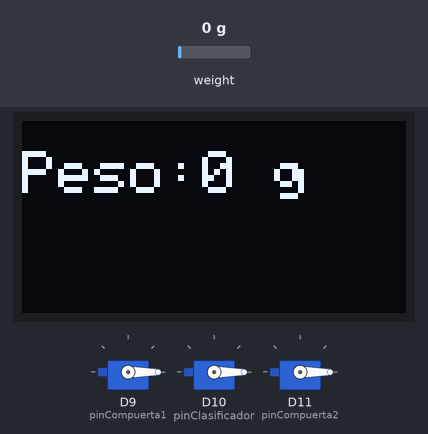
A sketch run on a simulated Arduino Uno R4 WiFi. On the bench: 128×64 one-colour display, 3 × servo. The inputs (shaded band) are chosen by the test bench; at power-on: weight on the scale 0 g. What the sketch prints to the serial monitor is not drawn.

Above: at 16.7 s.
16.8 s: weight on the scale set to 100 g
At 21.3 s:
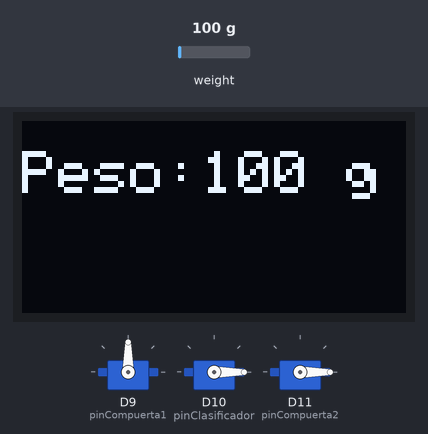
21.4 s: weight on the scale set to 3 g
At 25.78 s:
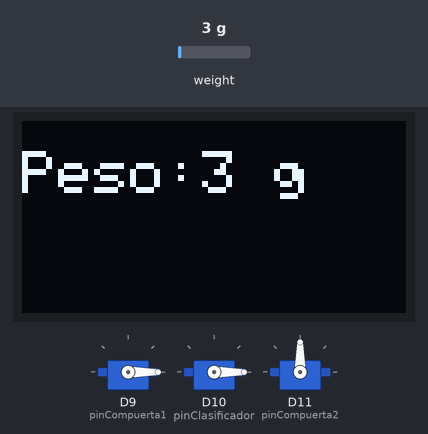
26.0 s: weight on the scale set to 1250 g
29.5 s: weight on the scale set to 1176 g
At 32.41 s:
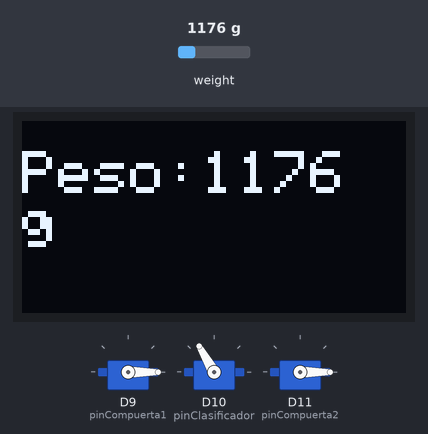
34.1 s: weight on the scale set to 1136 g
At 40.8 s:
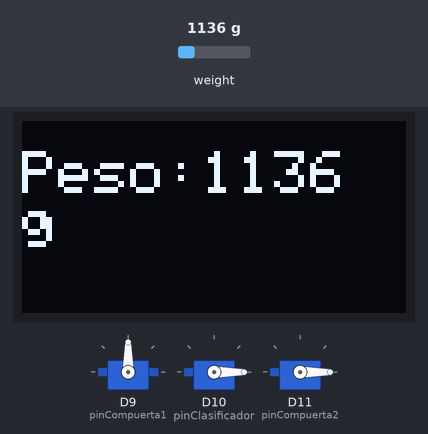
Timing chart, 0 to 41.5 s (numbered marks = the images above; inputs shaded):
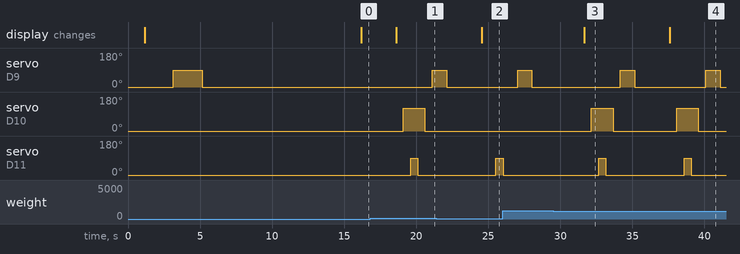

Measured:
- the behaviour switches between 1175 and 1174 g on weight on the scale (found by bisection; images 3 and 4)
- after the input at 16.8 s, servo on D9 (pinCompuerta1): 0° → 90° after 4.3 s; servo on D10 (pinClasificador): 0° → 120° after 2.3 s, → 0° 1.5 s later; servo on D11 (pinCompuerta2): 0° → 90° after 2.8 s, → 0° 0.50 s later; the display: changes after 1.8 s (image 1)
- after the input at 21.4 s, servo on D11 (pinCompuerta2): 0° → 90° after 4.1 s; the display: changes after 3.1 s (image 2)
- after the input at 29.5 s, servo on D9 (pinCompuerta1): stays 0° (without the input it goes to 90° after 3.5 s); the display: changes after 2.2 s (image 3)
- after the input at 34.1 s, servo on D10 (pinClasificador): 0° → 120° after 4.0 s, → 0° 1.5 s later; servo on D11 (pinCompuerta2): 0° → 90° after 4.5 s, → 0° 0.50 s later; the display: changes after 3.5 s (image 4)

The sketch:

prueba1.26.ino
```cpp
#include <Wire.h>
#include <Adafruit_GFX.h>
#include <Adafruit_SSD1306.h>
#include "HX711.h"
#include <Servo.h>
#include <WiFiS3.h>
#include "arduino_secrets.h"

// Dimensiones de la pantalla OLED
#define SCREEN_WIDTH 128
#define SCREEN_HEIGHT 64

// Creación del objeto para la pantalla OLED
Adafruit_SSD1306 display(SCREEN_WIDTH, SCREEN_HEIGHT, &Wire, -1);

// Pines para la balanza
const int DOUT = A0;
const int CLK = A1;

// Inicialización del objeto HX711
HX711 balanza;

// Definición de servos
Servo servoCompuerta1;  // Primer servo (compuerta 1)
Servo servoClasificador; // Segundo servo (clasificador)
Servo servoCompuerta2;  // Tercer servo (compuerta 2)

int Huevopequeno = 0;
int Huevomediano = 0;
int Huevogrande = 0;
int Huevojumbo = 0;

// Pines de los servos
const int pinCompuerta1 = 9;
const int pinClasificador = 10;
const int pinCompuerta2 = 11;

// Posiciones de los servos
const int posCerradaCompuerta1 = 0;
const int posAbiertaCompuerta1 = 90;

const int posClasificadorInicial = 0;
const int posClasificador10_20 = 30;
const int posClasificador20_30 = 60;
const int posClasificador30_40 = 90;
const int posClasificador40_up = 120;

const int posCerradaCompuerta2 = 0;
const int posAbiertaCompuerta2 = 90;

// Variables para clasificador
int pesoClasificar = 0;
bool nuevoPeso = false; // Flag para indicar si hay un nuevo peso

// Definición de las credenciales Wi-Fi
char ssid[] = SECRET_SSID;
char pass[] = SECRET_PASS;

// Inicialización del servidor web
WiFiServer server(80);

void setup() {
  // Configuración inicial de la balanza
  Serial.begin(9600);
  balanza.begin(DOUT, CLK);
  Serial.print("Lectura del valor del ADC: ");
  Serial.println(balanza.read());
  Serial.println("No ponga ningún objeto sobre la balanza");
  Serial.println("Destarando...");
  Serial.println("...");
  balanza.set_scale(388896.875);  // Ajustar escala si es necesario
  balanza.tare();  // El peso actual es considerado tara

  // Inicialización de la pantalla OLED
  if (!display.begin(SSD1306_SWITCHCAPVCC, 0x3C)) {
    Serial.println(F("No se encontró una pantalla OLED"));
    for (;;);  // Se detiene aquí si no se encuentra la pantalla
  }
  display.clearDisplay();
  display.setTextSize(1);
  display.setTextColor(SSD1306_WHITE);
  display.setCursor(0, 0);
  display.println("Listo para pesar");
  display.display();

  // Configuración inicial de los servos
  servoCompuerta1.attach(pinCompuerta1);
  servoClasificador.attach(pinClasificador);
  servoCompuerta2.attach(pinCompuerta2);
  servoCompuerta1.write(posCerradaCompuerta1);
  servoClasificador.write(posClasificadorInicial);
  servoCompuerta2.write(posCerradaCompuerta2);

  // Apertura inicial de la primera compuerta
  delay(2000);
  servoCompuerta1.write(posAbiertaCompuerta1);
  delay(2000);
  servoCompuerta1.write(posCerradaCompuerta1);

  // Conexión a la red Wi-Fi
  Serial.println("Conectando a Wi-Fi");
  if (WiFi.status() == WL_NO_MODULE) {
    Serial.println("Communication with WiFi module failed!");
    while (true);
  }

  // Configurar IP estática
  IPAddress ip(192, 168, 1, 24);
  IPAddress gateway(192, 168, 1, 1);  // Dirección del gateway
  IPAddress subnet(255, 255, 255, 0); // Máscara de subred
  WiFi.config(ip, gateway, subnet);

  Serial.print("Creando punto de acceso con el nombre: ");
  Serial.println(ssid);

  int status = WiFi.beginAP(ssid, pass);  // Usar softAP para crear el AP
  if (status != WL_AP_LISTENING) {
    Serial.println("Creación del punto de acceso fallida");
    while (true);
  }

  delay(10000);
  server.begin();
  Serial.println("Servidor web iniciado");
  printWiFiStatus();
}

void loop() {
  static float pesoAnterior = 0;  // Almacena el peso de la iteración anterior
  static unsigned long tiempoEstable = 0;  // Tiempo en que el peso es estable
  static const unsigned long tiempoParaEstabilizar = 200;  // Tiempo requerido para considerar estable (en ms)

  float pesoActual = balanza.get_units(10) * 1000;  // Convertir a gramos
  int pesoRedondeado = round(pesoActual);

  // Verificar si el peso es estable (no cambia significativamente)
  if (abs(pesoRedondeado - pesoAnterior) < 2) {  // Cambios menores a 2 g se consideran estables
    if (millis() - tiempoEstable >= tiempoParaEstabilizar && pesoRedondeado > 0) {
      // El peso es estable y no es cero
      display.clearDisplay();
      display.setCursor(0, 10);
      display.setTextSize(2);
      display.print("Peso:");
      display.print(pesoRedondeado);
      display.println(" g");
      display.display();

      // Activar la clasificación si es un peso nuevo
      if (!nuevoPeso) {
        pesoClasificar = pesoRedondeado;
        nuevoPeso = true;

        // Clasificación según el peso medido
        int posicionClasificador = posClasificadorInicial;
        if (pesoClasificar >= 10 && pesoClasificar < 53) {
          posicionClasificador = posClasificador10_20;
          Huevopequeno++;
        } else if (pesoClasificar >= 53 && pesoClasificar < 63) {
          posicionClasificador = posClasificador20_30;
          Huevomediano++;
        } else if (pesoClasificar >= 63 && pesoClasificar < 73) {
          posicionClasificador = posClasificador30_40;
          Huevogrande++;
        } else if (pesoClasificar >= 73) {
          posicionClasificador = posClasificador40_up;
          Huevojumbo++;
        }

        // Mover clasificador a la posición correspondiente
        delay(500);
        servoClasificador.write(posicionClasificador);
        delay(500);

        // Abrir la segunda compuerta
        servoCompuerta2.write(posAbiertaCompuerta2);
        delay(500);

        // Cerrar la segunda compuerta
        servoCompuerta2.write(posCerradaCompuerta2);
        delay(500);

        // Regresar clasificador a la posición inicial
        servoClasificador.write(posClasificadorInicial);
        delay(500);

        // Apertura de la primera compuerta para dejar pasar un objeto
        servoCompuerta1.write(posAbiertaCompuerta1);
        delay(1000);
        servoCompuerta1.write(posCerradaCompuerta1);
      }
    }
  } else {
    // Si el peso cambió, resetear el tiempo de estabilización
    tiempoEstable = millis();
    nuevoPeso = false;
  }

  // Si el peso llega a cero, mostrar 0 sin procesar más
  if (pesoRedondeado == 0) {
    display.clearDisplay();
    display.setCursor(0, 10);
    display.setTextSize(2);
    display.print("Peso:");
    display.print("0 g");
    display.display();
    nuevoPeso = false;  // Resetear el flag para el próximo peso
  }

  // Actualizar el peso anterior
  pesoAnterior = pesoRedondeado;

  // Pequeño retardo para estabilizar las lecturas
  delay(200);

  // Servidor web: manejar cliente
  WiFiClient client = server.available();
  if (client) {
    Serial.println("Nuevo cliente conectado");
    String request = client.readStringUntil('\r');
    Serial.println(request);
    client.flush();

    // Responder al cliente con el peso actual
   String response = "HTTP/1.1 200 OK\r\nContent-Type: text/html\r\n\r\n";
response += "<!DOCTYPE HTML>\r\n<html>\r\n";
response += "<head>";
response += "<meta charset='UTF-8'>";
response += "<meta name='viewport' content='width=device-width, initial-scale=1.0'>";
response += "<title>Medición de Peso</title>";
response += "<style>";
response += "body { font-family: Arial, sans-serif; text-align: center; background-color: #f4f4f4; color: #333; padding: 20px; }";
response += "h1 { color: #007BFF; }";
response += "p { font-size: 18px; }";
response += "table { width: 60%; margin: auto; border-collapse: collapse; background: #fff; border-radius: 10px; box-shadow: 0px 0px 10px rgba(0, 0, 0, 0.1); }";
response += "th, td { padding: 12px; border-bottom: 1px solid #ddd; }";
response += "th { background-color: #007BFF; color: white; }";
response += "</style>";
response += "</head>\r\n";
response += "<body>";
response += "<h1>Medición de Peso</h1>\r\n";
response += "<p>Peso actual: <strong>" + String(pesoRedondeado) + " g</strong></p>\r\n";
response += "<table>";
response += "<tr><th>Tipo de Huevo</th><th>Cantidad</th></tr>";
response += "<tr><td>Pequeño</td><td>" + String(Huevopequeno) + "</td></tr>";
response += "<tr><td>Mediano</td><td>" + String(Huevomediano) + "</td></tr>";
response += "<tr><td>Grande</td><td>" + String(Huevogrande) + "</td></tr>";
response += "<tr><td>Jumbo</td><td>" + String(Huevojumbo) + "</td></tr>";
response += "</table>";
response += "</body></html>\r\n";

client.print(response);
client.stop();
Serial.println("Cliente desconectado");

  }
}

void printWiFiStatus() {
  Serial.print("SSID: ");
  Serial.println(WiFi.SSID());
  IPAddress ip = WiFi.localIP();
  Serial.print("IP Address: ");
  Serial.println(ip);
  Serial.print("Para ver esta página, abre un navegador y ve a: http://");
  Serial.println(ip);
}
```

arduino_secrets.h
```cpp
#define SECRET_SSID "vrito"
#define SECRET_PASS "vrito230"
```
